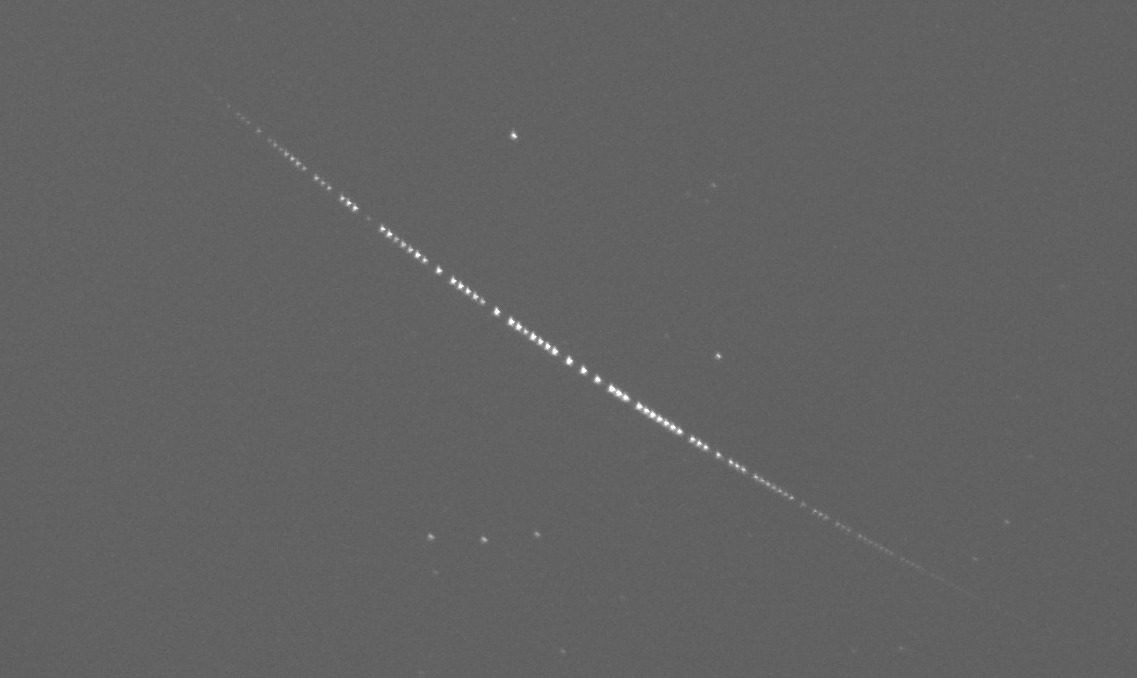
#> input picture data/dfn_highlights/044_Vermilion/044_2021-10-28_064629_E_DSC_0731-G_cropped.jpeg, 1137 x 678 px, found by its file name
$ python scikit_blobs.py
#> lines starting #> are read from the running program, lines starting #| are printed output that depends on the picture
"""
    Blob Detection Script using Skimage

    This script performs blob detection on images using three different methods:
    1. Laplacian of Gaussian (LoG)
    2. Difference of Gaussian (DoG)
    3. Determinant of Hessian (DoH)

    The script includes the following main functionalities:
    - Detect blobs in an image provided as a numpy array.
    - Load an image from a file path and detect blobs using the three methods.
    - Display the detected blobs on the original image using matplotlib.

    Dependencies:
    - numpy
    - matplotlib
    - skimage (scikit-image)

    Usage:
        Run the script directly to see the blob detection results on a predefined sample image.

        Whilst in `points_processing/`, run:

        python3 blob_detection/scikit_blobs.py
"""

from math import sqrt
import skimage as ski
from skimage.feature import blob_dog, blob_log, blob_doh
from numpy import ndarray

import matplotlib.pyplot as plt


def log_blob_detection(image: ndarray) -> ndarray:
    blobs_log = blob_log(image, max_sigma=30, num_sigma=20, threshold=0.025)
    blobs_log[:, 2] = blobs_log[:, 2] * sqrt(2)
    return blobs_log


def log_blob_detection_from_file(image_path: str) -> ndarray:
    return log_blob_detection(ski.io.imread(image_path))


def dog_blob_detection(image: ndarray) -> ndarray:
    blobs_dog = blob_dog(image, max_sigma=30, threshold=0.025)
    blobs_dog[:, 2] = blobs_dog[:, 2] * sqrt(2)
    return blobs_dog


def dog_blob_detection_from_file(image_path: str) -> ndarray:
    return dog_blob_detection(ski.io.imread(image_path))


def doh_blob_detection(image: ndarray) -> ndarray:
    blobs_doh = blob_doh(image, max_sigma=30, threshold=.01)
    return blobs_doh


def doh_blob_detection_from_file(image_path: str) -> ndarray:
    return doh_blob_detection(ski.io.imread(image_path))


def main():
    from pathlib import Path

    image_path = Path(Path(__file__).parents[2], 'data', 'fireball_highlights', 'cropped', '044_2021-10-28_064629_E_DSC_0731-G_cropped.jpeg')

    image = ski.io.imread(image_path)
#> image is the input picture: shape (678, 1137); min 84, max 255, mean 98.3

    blobs_log = log_blob_detection(image)
#> in log_blob_detection, `blobs_log = blob_log(image, max_sigma=30, num_sigma=20, threshold=0.025)`: blobs_log = 99 rows, first 8: [361, 569, 2.53], [370, 583, 2.53], [379, 597, 2.53], [311, 496, 2.53], [351, 554, 2.53], [388, 611, 2.53], [321, 511, 2.53], [406, 639, 2.53]
#> blobs_log = 99 rows, first 8: [361, 569, 3.57], [370, 583, 3.57], [379, 597, 3.57], [311, 496, 3.57], [351, 554, 3.57], [388, 611, 3.57], [321, 511, 3.57], [406, 639, 3.57]
    blobs_dog = dog_blob_detection(image)
#> in dog_blob_detection, `blobs_dog = blob_dog(image, max_sigma=30, threshold=0.025)`: blobs_dog = 93 rows, first 8: [370, 583, 1.6], [379, 597, 1.6], [311, 497, 1.6], [361, 569, 1.6], [351, 555, 1.6], [321, 511, 1.6], [281, 453, 1.6], [255, 417, 1.6]
#> blobs_dog = 93 rows, first 8: [370, 583, 2.26], [379, 597, 2.26], [311, 497, 2.26], [361, 569, 2.26], [351, 555, 2.26], [321, 511, 2.26], [281, 453, 2.26], [255, 417, 2.26]
    blobs_doh = doh_blob_detection(image)
#> in doh_blob_detection, `blobs_doh = blob_doh(image, max_sigma=30, threshold=.01)`: blobs_doh = 17 rows, first 8: [360, 568, 4.22], [370, 583, 4.22], [311, 496, 4.22], [351, 554, 4.22], [379, 597, 4.22], [336, 532, 4.22], [321, 510, 4.22], [397, 625, 4.22]

    blobs_list = [blobs_log, blobs_dog, blobs_doh]
    colors = ['yellow', 'lime', 'red']
    titles = ['Laplacian of Gaussian', 'Difference of Gaussian', 'Determinant of Hessian']
    sequence = zip(blobs_list, colors, titles)

    fig, axes = plt.subplots(1, 3, figsize=(9, 3), sharex=True, sharey=True)
    ax = axes.ravel()

    for idx, (blobs, color, title) in enumerate(sequence):
        ax[idx].set_title(title)
        ax[idx].imshow(image, cmap='gray')
        for blob in blobs:
            y, x, r = blob
            c = plt.Circle((x, y), r, color=color, linewidth=1, fill=False)
            ax[idx].add_patch(c)
        ax[idx].set_axis_off()
#> this loop made 3 passes
#> (color, title) on passes 1 to 3: ('yellow', 'Laplacian of Gaussian'), ('lime', 'Difference of Gaussian'), ('red', 'Determinant of Hessian')

    plt.tight_layout()
    plt.show()
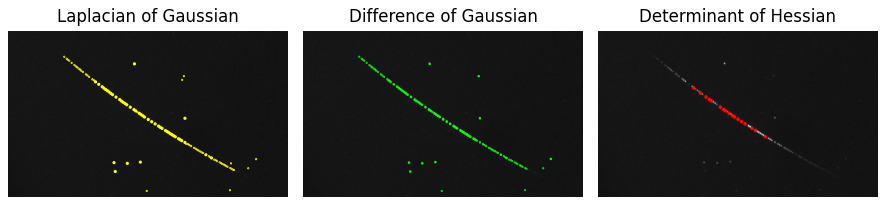
#> figure drawn by matplotlib, 3 panels


if __name__ == "__main__":
    main()
